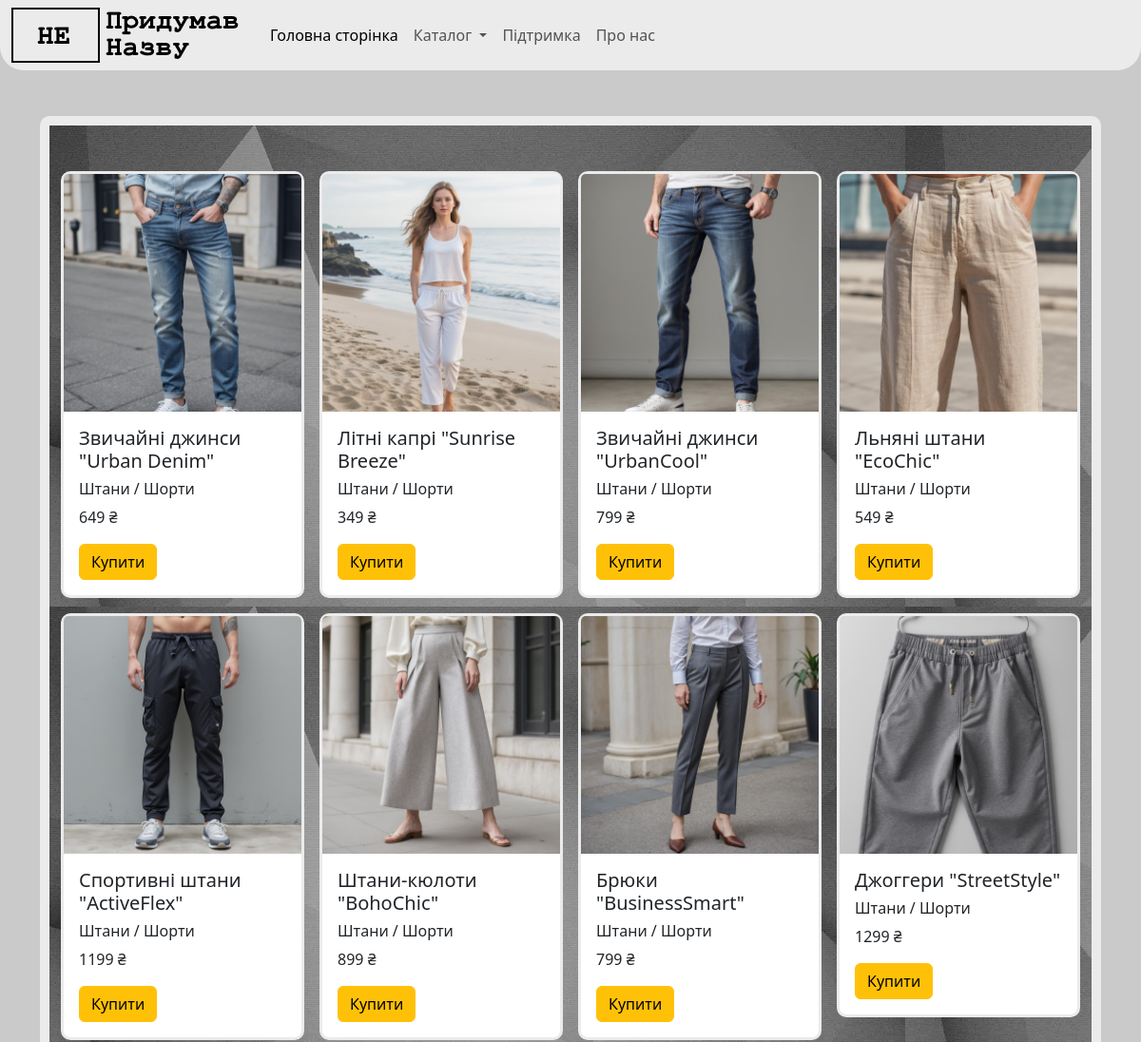
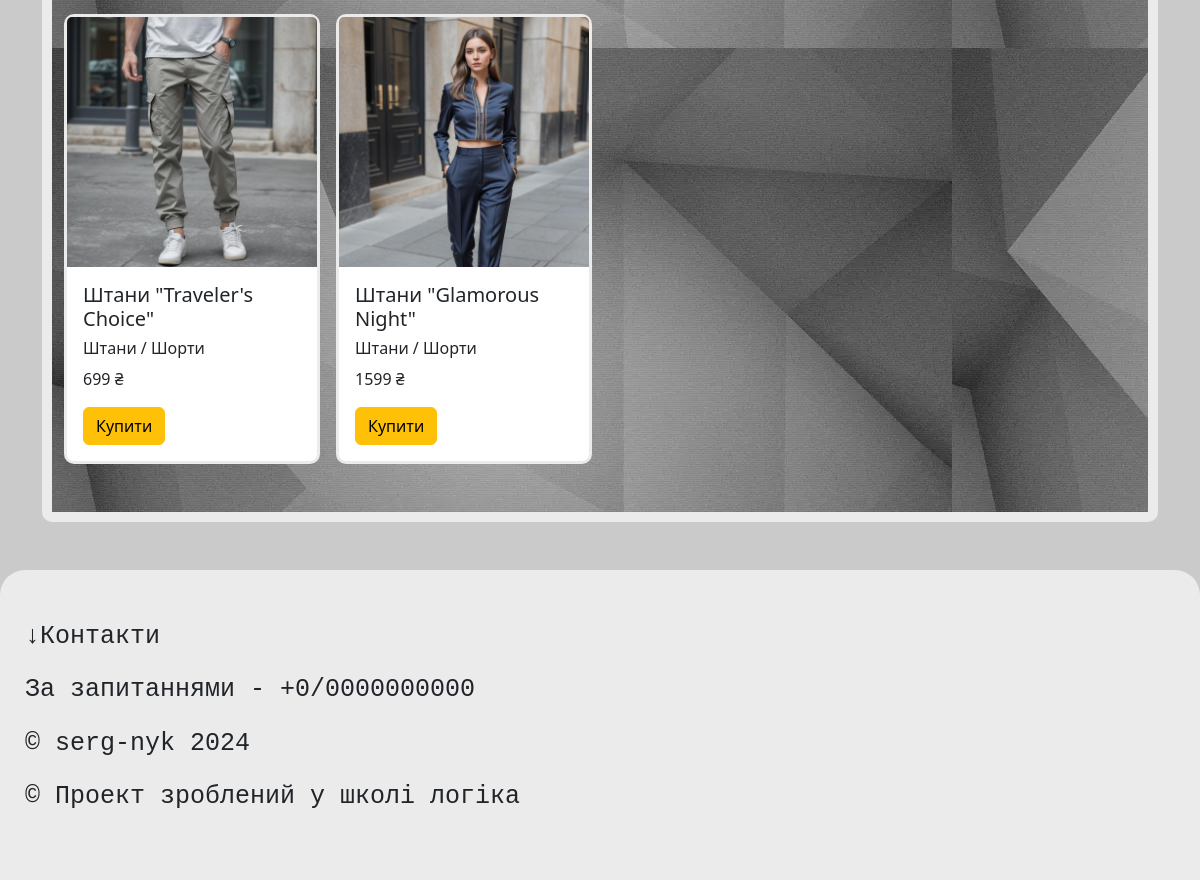
The app's page /catalog/1 with its own data (2 pictures, top to bottom).
### tables this page shows
CREATE TABLE "products" (
	"id"	INTEGER,
	"title"	TEXT NOT NULL,
	"description"	TEXT DEFAULT 'This product has no description / Цей продукт не має опису',
	"image"	TEXT,
	"date"	INTEGER DEFAULT CURRENT_TIMESTAMP,
	"category_id"	INTEGER,
	"price"	INTEGER,
	FOREIGN KEY("category_id") REFERENCES "categories"("id"),
	PRIMARY KEY("id" AUTOINCREMENT)
);

CREATE TABLE "categories" (
	"id"	INTEGER,
	"category"	TEXT NOT NULL,
	PRIMARY KEY("id" AUTOINCREMENT)
);

### main.py (the view)
@app.route("/catalog/<category_id>")
def catalog(category_id):
    categories = db.get_all_categories()
    products = db.get_products_by_category(category_id)
    return render_template("catalog-clothes.html", title = "Каталог", categories = categories, products = products)

### sql_queries.py (called while the page is built)
    def open(self):
        self.connection = sqlite3.connect(self.dbname) # Підключаємося до бази даних
        self.cursor = self.connection.cursor()

    def close(self):
        self.cursor.close()
        self.connection.close()

    def get_products_by_category(self, category_id):
        self.open()
        self.cursor.execute('''SELECT * FROM products WHERE "category_id"=?''', [category_id])
        data = self.cursor.fetchall()
        self.close()
        return data

    def get_all_categories(self):
        self.open()
        self.cursor.execute("SELECT * FROM categories")
        data = self.cursor.fetchall()
        self.close()
        return data

### templates/catalog-clothes.html
{% extends 'base_template.html' %} {% block content %}
<div class="container py-5">
  <div class="container py-5 product-img" style="background-image: url('/static/img/background.jpg')" >
    <div class="row row-cols-1 row-cols-md-2 row-cols-lg-3 row-cols-xl-4 g-3">
      {% for product in products %}
      <div class="col">{% include 'shop_post_card.html' %}</div>
      {% endfor %}
    </div>
  </div>
</div>
{% endblock content %}

### templates/base_template.html (shortened to what this page needs)
<!DOCTYPE html>
<html lang="en">
  <head>
    <link
      href="https://cdn.jsdelivr.net/npm/bootstrap@5.3.2/dist/css/bootstrap.min.css"
      rel="stylesheet"
    />
    <link rel="stylesheet" href="/static/style.css" />
  </head>
  <body>
    <header>{% include 'menu.html' %}</header>
    <main>
      {% block content %}{% endblock content %}
    </main>
    <footer class="py-5" style="border-radius: 25px 25px 0 0">
      <p class="bottom-text font-changer">&#8595;Контакти</p>
      <p class="bottom-text font-changer">За запитаннями - +0/0000000000</p>
      <p class="bottom-text font-changer">&copy; serg-nyk 2024</p>
      <p class="bottom-text font-changer">
        &copy; Проект зроблений у школі логіка
      </p>
    </footer>
  </body>
</html>

### templates/menu.html (shortened to what this page needs)
<nav
  class="navbar navbar-expand-lg"
  style="background-color: #ebebeb; border-radius: 0 0 25px 25px"
>
  <div class="container-fluid">
    <img src="/static/img/Logo.png" style="margin: right 100px" />
    <div class="collapse navbar-collapse" id="navbarSupportedContent">
      <ul class="navbar-nav me-auto mb-2 mb-lg-0">
        <li class="nav-item">
          <a
            class="nav-link active"
            style="text-indent: 25px"
            aria-current="page"
            href="{{ url_for('index') }}"
            >Головна сторінка</a
          >
        </li>
        <li class="nav-item dropdown">
          <a
            class="nav-link dropdown-toggle"
            href="#"
            role="button"
            data-bs-toggle="dropdown"
            aria-expanded="false"
          >
            Каталог
          </a>
        </li>
        <li class="nav-item">
          <a class="nav-link" href="{{ url_for('support') }}">Підтримка</a>
        </li>
        <li class="nav-item">
          <a class="nav-link" href="{{ url_for('about_us') }}">Про нас</a>
        </li>
      </ul>
    </div>
  </div>
</nav>

### templates/shop_post_card.html
<div class="card small-outline" style="max-width: 18rem">
  <img
    src="{{ url_for('static', filename='img/'+product[3]) }}"
    class="card-img-top"
    alt="..."
  />
  <div class="card-body">
    <h5 class="card-title">{{product[1]}}</h5>
    <h6 class="card-text">{{categories[product[5]-1][1]}}</h6>
    <p class="card-text">{{product[6]}} ₴</p>
    <a
      href="{{ url_for('product', product_id = product[0]) }}"
      class="btn btn-warning"
      >Купити</a
    >
  </div>
</div>

### static/style.css (style rules this page uses)
body { background: #cacaca; }
.bottom-text { text-indent: 25px; bottom: 0; }
.font-changer { font-family: "Courier New", Courier, monospace; font-size: 25px; font-weight: 500; }
footer { background-color: #ebebeb; }
.product-img { border: 10px solid #ebebeb; border-radius: 10px; }
.small-outline { border: 3px solid #ebebeb; border-radius: 10px; }

### records on screen
products: image (picture), title "Звичайні джинси \"Urban Denim\"", price "649"
categories: category "Штани / Шорти"
products: image (picture), title "Літні капрі \"Sunrise Breeze\"", price "349"
products: image (picture), title "Звичайні джинси \"UrbanCool\"", price "799"
products: image (picture), title "Льняні штани \"EcoChic\"", price "549"
products: image (picture), title "Спортивні штани \"ActiveFlex\"", price "1199"
products: image (picture), title "Штани-кюлоти \"BohoChic\"", price "899"
products: image (picture), title "Брюки \"BusinessSmart\"", price "799"
products: image (picture), title "Джоггери \"StreetStyle\"", price "1299"
products: image (picture), title "Штани \"Traveler's Choice\"", price "699"
products: image (picture), title "Штани \"Glamorous Night\"", price "1599"
